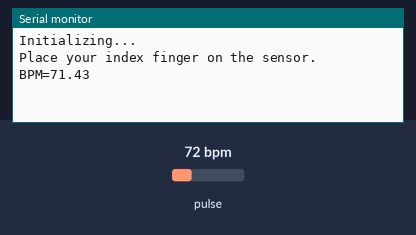
A sketch run on a simulated Arduino Uno, built with avr-gcc and run on an emulated ATmega328P. Parts: the last lines printed to the serial monitor. Inputs (shaded band) come from the test bench; at power-on: pulse 72 bpm.

Above: at 1.2 s.
1.3 s: pulse set to 42 bpm
At 2.6 s:
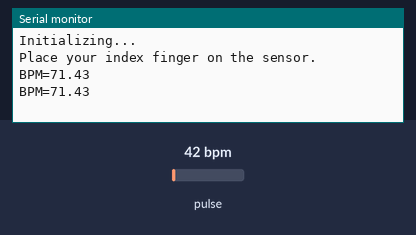
2.8 s: pulse set to 70 bpm
At 4.0 s:
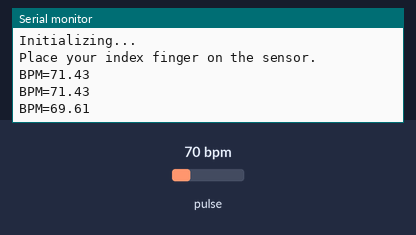
Timing chart, 0 to 5.8 s (numbered marks = the images above; inputs shaded):
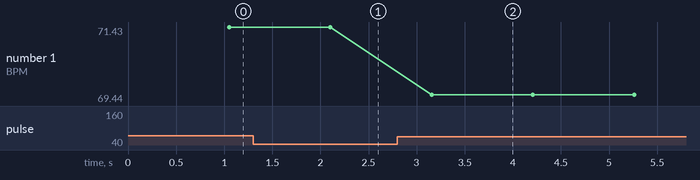

Measured:
- after the input at 2.8 s, the serial monitor: prints a new line after 0.36 s (image 2)
- plotted number 1: 71.43 → 69.52 after the input at 2.8 s

The sketch:

heart_rate_for_visualatiation_.ino
```cpp
#include <Wire.h>
#include "MAX30105.h"

#include "heartRate.h"

MAX30105 particleSensor;

long lastBeat = 0; //Time at which the last beat occurred

float BPM;
int i =0;
void setup()
{
  Serial.begin(9600);
  Serial.println("Initializing...");

  // Initialize sensor
  if (!particleSensor.begin(Wire, I2C_SPEED_FAST)) //Use default I2C port, 400kHz speed
  {
    Serial.println("MAX30105 was not found. Please check wiring/power. ");
    while (1);
  }
  Serial.println("Place your index finger on the sensor.");

  particleSensor.setup(); //Configure sensor with default settings
  particleSensor.setPulseAmplitudeRed(0x0A); //Turn Red LED to low to indicate sensor is running
  particleSensor.setPulseAmplitudeGreen(0); //Turn off Green LED
}

void loop()
{
  long irValue = particleSensor.getIR();

  if (checkForBeat(irValue) == true)
  {
    //We sensed a beat!
    long delta = millis() - lastBeat;
    lastBeat = millis();

    BPM = 60 / (delta / 1000.0);
  }
  i++;
  if(i==100){
    i=0;
    if (irValue < 50000)
      Serial.print("No finger");
    else{
      Serial.print("BPM=");
      Serial.print(BPM);
    }
      Serial.println();
  }
}
```
